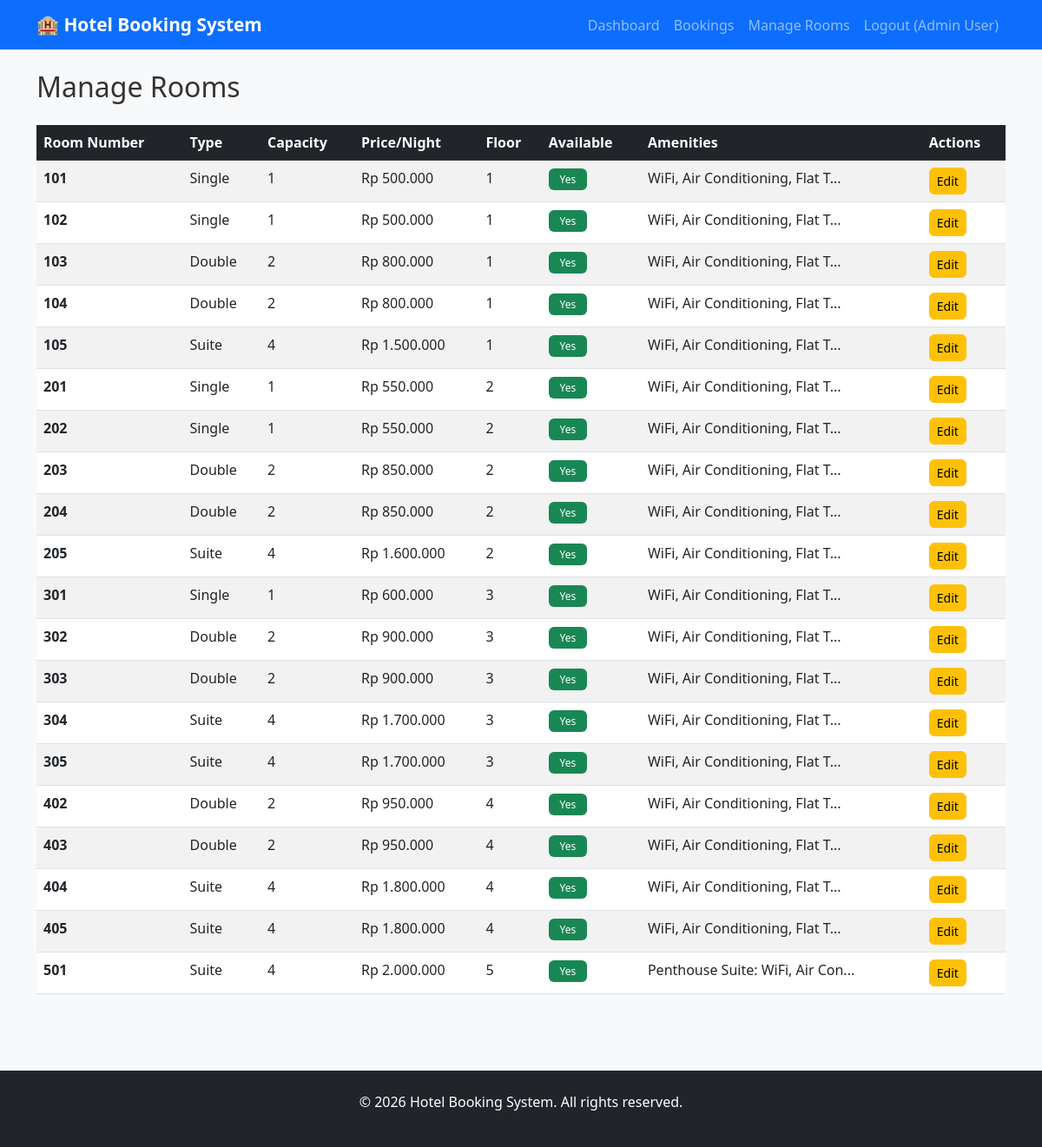
/pages/admin/manage_rooms.php (signed in), run on the app's committed database.
### tables this page shows
CREATE TABLE IF NOT EXISTS Rooms (
    room_id INT AUTO_INCREMENT PRIMARY KEY,
    hotel_id INT NOT NULL,
    room_number VARCHAR(10) NOT NULL,
    room_type ENUM('single', 'double', 'suite') NOT NULL,
    capacity INT NOT NULL CHECK (capacity > 0),
    price_per_night DECIMAL(10,2) NOT NULL CHECK (price_per_night > 0),
    amenities TEXT,
    is_available BOOLEAN DEFAULT TRUE,
    floor_number INT,
    FOREIGN KEY (hotel_id) REFERENCES Hotels(hotel_id) ON DELETE CASCADE,
    UNIQUE KEY unique_room_per_hotel (hotel_id, room_number),
    INDEX idx_room_type (room_type),
    INDEX idx_availability (is_available)
);

### classes/Database.php (called while the page is built, shortened)
<?php
class Database {
    private $conn;
    private $host;
    private $user;
    private $pass;
    private $db;
    public function __construct($host, $user, $pass, $db) {
        $this->host = $host;
        $this->user = $user;
        $this->pass = $pass;
        $this->db = $db;
    }
    private function connect() {
        try {
            $this->conn = new mysqli($this->host, $this->user, $this->pass, $this->db);
            $this->conn->set_charset("utf8mb4");
        } catch (Exception $e) {
            error_log("Database connection error: " . $e->getMessage());
            die("Database connection failed. Please try again later.");
        }
    }
    public function query($sql) {
        return $this->conn->query($sql);
    }
}
?>

### classes/Room.php (called while the page is built, shortened)
<?php
require_once __DIR__ . '/../config/database.php';
class Room {
    private $db;
    private $table = 'Rooms';
    public function __construct($database) {
        $this->db = $database;
    }
    public function getAllRooms() {
        try {
            $result = $this->db->query("SELECT r.*, h.hotel_name FROM {$this->table} r
                                        JOIN Hotels h ON r.hotel_id = h.hotel_id
                                        ORDER BY r.room_number ASC");
            return $result->fetch_all(MYSQLI_ASSOC);
        } catch (Exception $e) {
            error_log("Get all rooms error: " . $e->getMessage());
            return array();
        }
    }
}
?>

### includes/functions.php (called while the page is built, shortened)
<?php
require_once __DIR__ . '/../config/database.php';
function formatCurrency($amount) {
    return 'Rp ' . number_format($amount, 0, ',', '.');
}
?>

### pages/admin/manage_rooms.php (the view, shortened to what this page needs)
<?php
require_once __DIR__ . '/../../config/database.php';
require_once __DIR__ . '/../../includes/functions.php';
require_once __DIR__ . '/../../classes/Database.php';
require_once __DIR__ . '/../../classes/Room.php';
$database = new Database(DB_HOST, DB_USER, DB_PASS, DB_NAME);
$roomObj = new Room($database);
$rooms = $roomObj->getAllRooms();
include __DIR__ . '/../../includes/header.php';
?>
<h2 class="mb-4">Manage Rooms</h2>
<div class="table-responsive">
    <table class="table table-striped table-hover">
        <thead class="table-dark">
            <tr>
                <th>Room Number</th>
                <th>Type</th>
                <th>Capacity</th>
                <th>Price/Night</th>
                <th>Floor</th>
                <th>Available</th>
                <th>Amenities</th>
                <th>Actions</th>
            </tr>
        </thead>
        <tbody>
            <?php foreach ($rooms as $room): ?>
                <tr>
                    <td><strong><?php echo $room['room_number']; ?></strong></td>
                    <td><?php echo ucfirst($room['room_type']); ?></td>
                    <td><?php echo $room['capacity']; ?></td>
                    <td><?php echo formatCurrency($room['price_per_night']); ?></td>
                    <td><?php echo $room['floor_number']; ?></td>
                    <td>
                        <span class="badge bg-<?php echo $room['is_available'] ? 'success' : 'danger'; ?>">
                            <?php echo $room['is_available'] ? 'Yes' : 'No'; ?>
                        </span>
                    </td>
                    <td><?php echo substr($room['amenities'], 0, 30); ?>...</td>
                    <td>
                        <button class="btn btn-sm btn-warning" data-bs-toggle="modal" data-bs-target="#editRoom<?php echo $room['room_id']; ?>">Edit</button>
                    </td>
                </tr>
            <?php endforeach; ?>
        </tbody>
    </table>
</div>
<?php include __DIR__ . '/../../includes/footer.php'; ?>

### assets/css/style.css (style rules this page uses)
:root { --primary-color: #0d6efd; --success-color: #198754; --danger-color: #dc3545; --warning-color: #ffc107; --info-color: #0dcaf0; }
* { margin: 0; padding: 0; box-sizing: border-box; }
body { font-family: 'Segoe UI', Tahoma, Geneva, Verdana, sans-serif; background-color: #f8f9fa; color: #333; }
.btn { border-radius: 0.375rem; font-weight: 500; transition: all 0.3s ease; }
.table { background-color: white; border-radius: 0.375rem; }
.table thead { background-color: #333; color: white; }
.table tbody tr { transition: background-color 0.2s ease; }
.badge { padding: 0.4rem 0.8rem; border-radius: 0.375rem; font-weight: 500; }

### data on the page
rooms: room_number "101", room_type "Single", capacity "1", price_per_night "Rp 500.000", floor_number "1", is_available "Yes", amenities "WiFi, Air Conditioning, Flat T"
rooms: room_number "102", room_type "Single", capacity "1", price_per_night "Rp 500.000", floor_number "1", is_available "Yes", amenities "WiFi, Air Conditioning, Flat T"
rooms: room_number "103", room_type "Double", capacity "2", price_per_night "Rp 800.000", floor_number "1", is_available "Yes", amenities "WiFi, Air Conditioning, Flat T"
rooms: room_number "104", room_type "Double", capacity "2", price_per_night "Rp 800.000", floor_number "1", is_available "Yes", amenities "WiFi, Air Conditioning, Flat T"
rooms: room_number "105", room_type "Suite", capacity "4", price_per_night "Rp 1.500.000", floor_number "1", is_available "Yes", amenities "WiFi, Air Conditioning, Flat T"
rooms: room_number "201", room_type "Single", capacity "1", price_per_night "Rp 550.000", floor_number "2", is_available "Yes", amenities "WiFi, Air Conditioning, Flat T"
rooms: room_number "202", room_type "Single", capacity "1", price_per_night "Rp 550.000", floor_number "2", is_available "Yes", amenities "WiFi, Air Conditioning, Flat T"
rooms: room_number "203", room_type "Double", capacity "2", price_per_night "Rp 850.000", floor_number "2", is_available "Yes", amenities "WiFi, Air Conditioning, Flat T"
rooms: room_number "204", room_type "Double", capacity "2", price_per_night "Rp 850.000", floor_number "2", is_available "Yes", amenities "WiFi, Air Conditioning, Flat T"
rooms: room_number "205", room_type "Suite", capacity "4", price_per_night "Rp 1.600.000", floor_number "2", is_available "Yes", amenities "WiFi, Air Conditioning, Flat T"
rooms: room_number "301", room_type "Single", capacity "1", price_per_night "Rp 600.000", floor_number "3", is_available "Yes", amenities "WiFi, Air Conditioning, Flat T"
rooms: room_number "302", room_type "Double", capacity "2", price_per_night "Rp 900.000", floor_number "3", is_available "Yes", amenities "WiFi, Air Conditioning, Flat T"
rooms: room_number "303", room_type "Double", capacity "2", price_per_night "Rp 900.000", floor_number "3", is_available "Yes", amenities "WiFi, Air Conditioning, Flat T"
rooms: room_number "304", room_type "Suite", capacity "4", price_per_night "Rp 1.700.000", floor_number "3", is_available "Yes", amenities "WiFi, Air Conditioning, Flat T"
rooms: room_number "305", room_type "Suite", capacity "4", price_per_night "Rp 1.700.000", floor_number "3", is_available "Yes", amenities "WiFi, Air Conditioning, Flat T"
rooms: room_number "402", room_type "Double", capacity "2", price_per_night "Rp 950.000", floor_number "4", is_available "Yes", amenities "WiFi, Air Conditioning, Flat T"
rooms: room_number "403", room_type "Double", capacity "2", price_per_night "Rp 950.000", floor_number "4", is_available "Yes", amenities "WiFi, Air Conditioning, Flat T"
rooms: room_number "404", room_type "Suite", capacity "4", price_per_night "Rp 1.800.000", floor_number "4", is_available "Yes", amenities "WiFi, Air Conditioning, Flat T"
rooms: room_number "405", room_type "Suite", capacity "4", price_per_night "Rp 1.800.000", floor_number "4", is_available "Yes", amenities "WiFi, Air Conditioning, Flat T"
rooms: room_number "501", room_type "Suite", capacity "4", price_per_night "Rp 2.000.000", floor_number "5", is_available "Yes", amenities "Penthouse Suite: WiFi, Air Con"

### other printed values
SITE_NAME "Hotel Booking System"
$_SESSION['full_name'] "Admin User"
